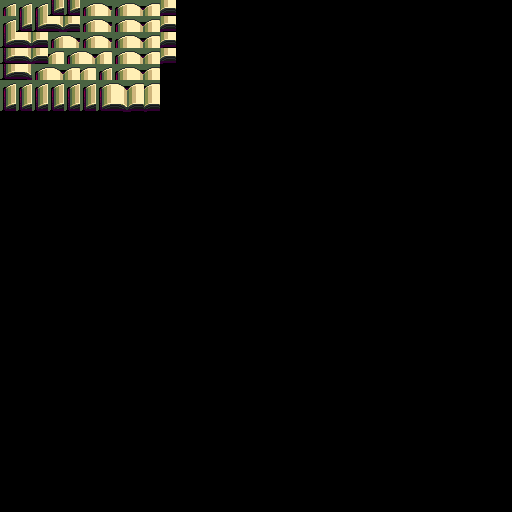

Tiled map render using the project's own tile images. Description and the map definition, with tile-layer contents summarised, below:
An orthogonal 32x32 tile map with 16x16 px tiles, 1 tile layer (Tile Layer 1).

<map version="1.0" orientation="orthogonal" renderorder="right-down" width="32" height="32" tilewidth="16" tileheight="16" nextobjectid="1">
 <tileset firstgid="1" name="Book" tilewidth="16" tileheight="16" tilecount="6" columns="3">
  <image source="../../GlobalContent/Book.png" width="59" height="33" />
 </tileset>
 <layer name="Tile Layer 1" width="32" height="32">
  <data>[1024 cells, 74 non-empty, 6 distinct tile ids]</data>
 </layer>
</map>
